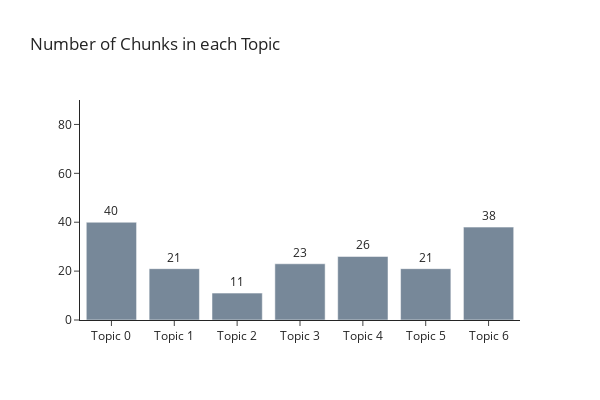

Notebook cell for this chart:
### Code cell
exp.get_num_chunks_in_topic_chart()

### Figure 1 — Plotly figure (JSON) as saved in the notebook; plotly's stock layout.template omitted (floating-point values rounded to 4 significant figures)
{"data": [{"marker": {"color": "lightslategrey"}, "text": ["40", "21", "11", "23", "26", "21", "38"], "textposition": "outside", "type": "bar", "x": ["Topic 0", "Topic 1", "Topic 2", "Topic 3", "Topic 4", "Topic 5", "Topic 6"], "y": [40, 21, 11, 23, 26, 21, 38]}], "layout": {"height": 400, "title": {"text": "Number of Chunks in each Topic"}, "width": 600, "yaxis": {"range": [0, 90]}}}
